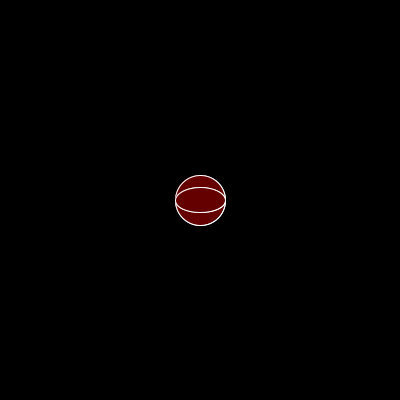
Frame 1 (no input)
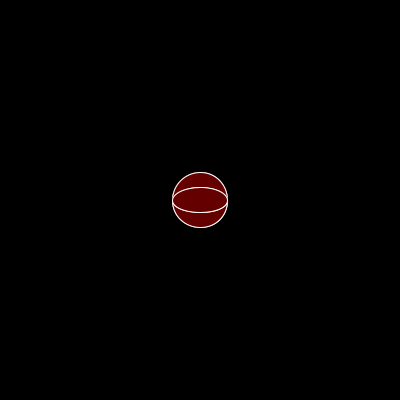
Frame 60 (the mouse pressed at the canvas centre just before this capture)
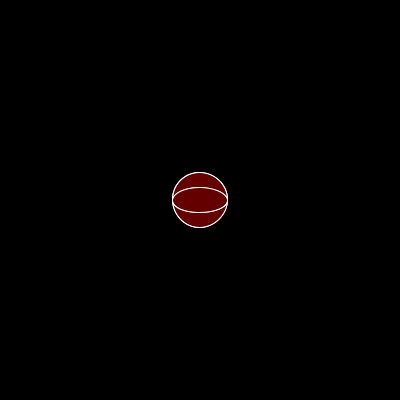
Frame 120 (the mouse held since frame 60 and released just before this capture)

The Processing sketch that drew these frames (run headless with seeded random() and noise(); from frame 60 on, the mouse is pressed at the canvas centre):

// Processing sketch: processing_142878
// ── processing_142878.pde

//global variables 


float radius = 50.0; 


int X, Y; //ellipse 


int nX, nY; //ellipse 


int delay = 9; //delay effect 


int num = 60; 


float mx[] = new float[num]; 


float my[] = new float [num]; 


int r, g, b; //colors for background 


  


  


// setup the processing canvas 


void setup() { 


  size(400, 400); 


  strokeWeight(1); 


  frameRate(35);  


  X = width/2; 


  Y = height/2; 


  nX = X;  


  nY = Y; 


  r = 0; 


  g = 0; 


  b = 0; 


  


  


    


} 


  


//main draw loop  


void draw () { 


    


  radius = radius + sin( frameCount /4); 


  //track cricle to new destination 


  X+=(nX-X)/delay; //delay effect 


  Y+=(nY-Y)/delay; //delay effect 


    


  background(0); //color 


  fill(r, g, b); //color 


  stroke(255); 


  ellipse(X, Y, radius, radius); //shape
  ellipse(Y, X, 5, 5 );
  fill(100, 0, 0);
  ellipse(Y, X, radius, radius);
  fill(100, 0, 0);
 
  ellipse(Y, X, 25, 25);
  ellipse(X,Y, radius, 25);
  ellipse(Y, X, radius, 25);


  for(int i =1; i<num; i++) { 


    mx[i-1] = mx[i]; 


    my[i-1] = my[i]; 


  } 


    


  mx[num-1] = mouseX; 


  my[num-1] = mouseY; 


    


  //for(int i=0; i<num; i++) { 


    //ellipse(mx[i], my[i], i/2, i/2); 


  } 


 



  


  


void mouseMoved() { 


  nX = mouseX; // interactive  


  nY = mouseY; 


}  
